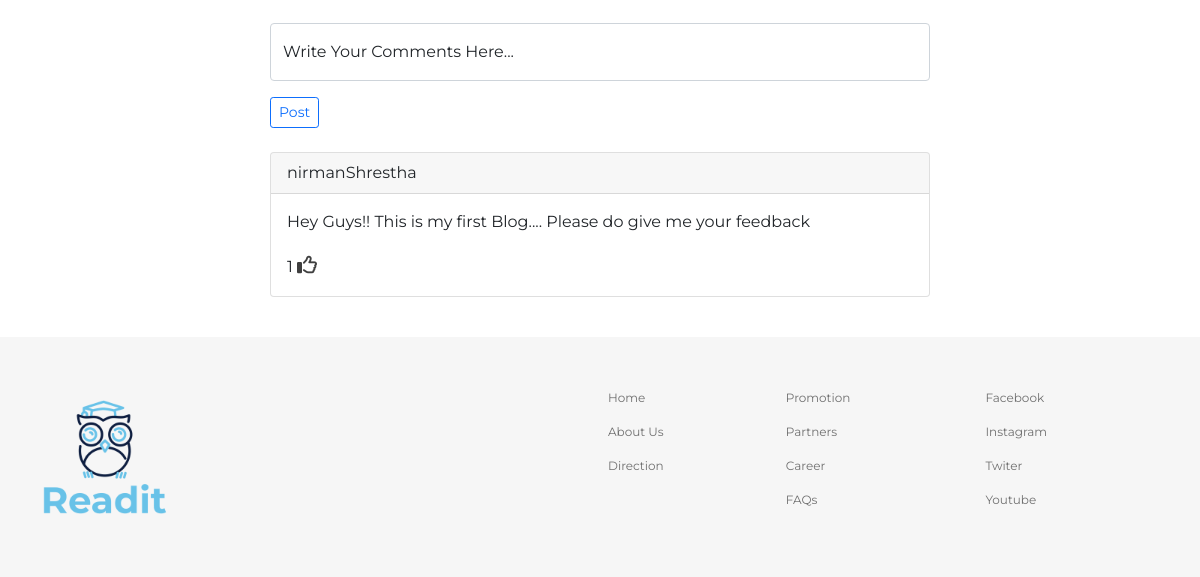
The app's page /article/what_is_blog_/ (lower part), older data.
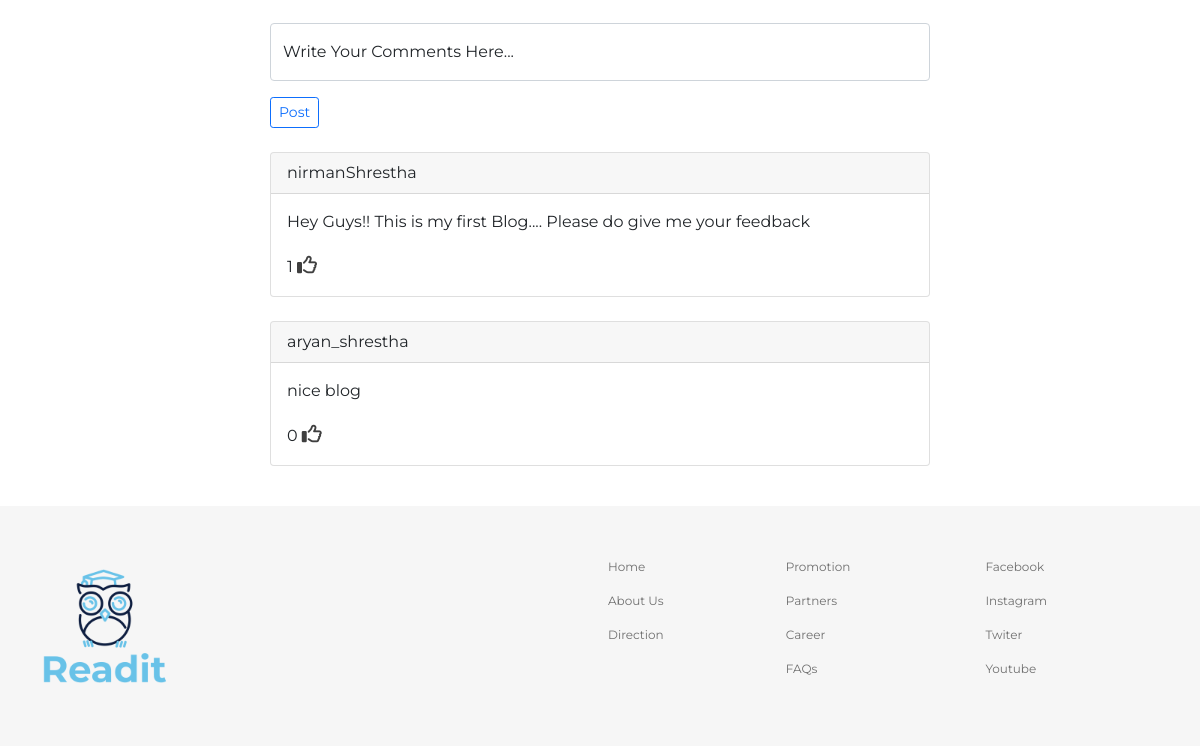
The same page, newer data.
### blog/models.py (models this page shows, shortened)
class Comment(models.Model):
    author = models.ForeignKey(User, null=True, blank=True, on_delete=models.CASCADE)
    post = models.ForeignKey(Post, null=True, blank=True, on_delete=models.CASCADE)
    comment_text = models.CharField(max_length=200)
    like = models.IntegerField(default=0, null=True, blank=True)
    def total_likes(self):
        likes = self.likes_set.all()
        total_likes = likes.count()
        return total_likes

### blog/views.py (the view)
# urls.py: path('article/<str:slang>/', views.article, name='article'),
def article(request, slang):
    post = get_object_or_404(Post, slang=slang)
    post_id=post.id
    date_created = post.date_created
    comments = Comment.objects.filter(post=post_id)
    context = {
        'date_created': date_created,
        'post': post,
        'comments': comments,
    }
    return render(request, 'blog/content.html', context)

### blog/templates/blog/content.html (shortened to what this page needs)
{% extends 'blog/main.html'%}
{% load static %}
{% block content %}
    <section class="main-container">
        <div class="comments-container">
            <form action="{% url 'blog:comment' post.id %}" method="POST" >
                <div class="form-floating mb-3">
                    <input type="text" class="form-control" id="floatingInput" placeholder="comment" name="comment">
                    <label for="floatingInput">Write Your Comments Here...</label>
                </div>
                <button type="submit" class="btn btn-outline-primary btn-sm">Post</button>
            </form>
            {% for comment in comments %}
            <div class="card" style="margin-top:3vh">
                <div class="card-header">
                    {{comment.author}}
                </div>
                <div class="card-body">
                    <p class="card-text">{{comment.comment_text}}</p>
                    <span>{{comment.total_likes}}</span>
                    <a data-commentid={{comment.id}}  style="color: #3f3f3f; font-size: 20px; cursor: pointer;" class="likeBtn"><i class="far fa-thumbs-up"></i></a>
                </div>
            </div>
            {% endfor %}
        </div>
    </section>
{% endblock %}

### blog/templates/blog/main.html (shortened to what this page needs)
{% load static %}
<!DOCTYPE html>
<html lang="en">
<head>
    <link rel="stylesheet" href="https://maxcdn.bootstrapcdn.com/bootstrap/4.0.0/css/bootstrap.min.css">
    <link href="https://cdn.jsdelivr.net/npm/bootstrap@5.0.0-beta3/dist/css/bootstrap.min.css" rel="stylesheet">
    <link rel="stylesheet" href="{% static '/style/style.css' %}">
</head>
<body>
    {% block content %}
    {% endblock%}
<footer style="margin-top: 5vh">
    <div class="footer-container" >
        <img src="{% static '/images/logo.png' %}" alt="">
        <div class="footer-text">
            <table class="table" style=" color: #707070;">
                <tr>
                    <td>Home</td>
                    <td>Promotion</td>
                    <td>Facebook</td>
                </tr>
                <tr>
                    <td>About Us</td>
                    <td>Partners</td>
                    <td>Instagram</td>
                </tr>
                <tr>
                    <td>Direction</td>
                    <td>Career</td>
                    <td>Twiter</td>
                </tr>
                <tr>
                    <td></td>
                    <td>FAQs</td>
                    <td>Youtube</td>
                </tr>
            </table>
        </div>
    </div>
</footer>
</body>
</html>

### static/style/style.css (style rules this page uses)
* { margin: 0; padding: 0; -webkit-box-sizing: border-box; box-sizing: border-box; }
body { font-family: 'Montserrat', sans-serif; }
footer { background-color: #F6F6F6; width: 100%; height: 30vh; display: -webkit-box; display: -ms-flexbox; display: flex; }
.footer-container { width: 95%; margin: auto; height: 100%; display: -webkit-box; display: -ms-flexbox; display: flex; -webkit-box-pack: justify; -ms-flex-pack: justify; justify-content: space-between; -webkit-box-align: center; -ms-flex-align: center; align-items: center; }
.footer-container img { width: 150px; height: auto; }
.footer-text { width: 50%; font-size: 12px; }
.footer-text td { border: none; }
.comments-container { width: 55%; margin: auto; }

Row changes from the older to the newer data that the page shows:
added Comment: author "aryan_shrestha", comment_text "nice blog", total_likes "0"
